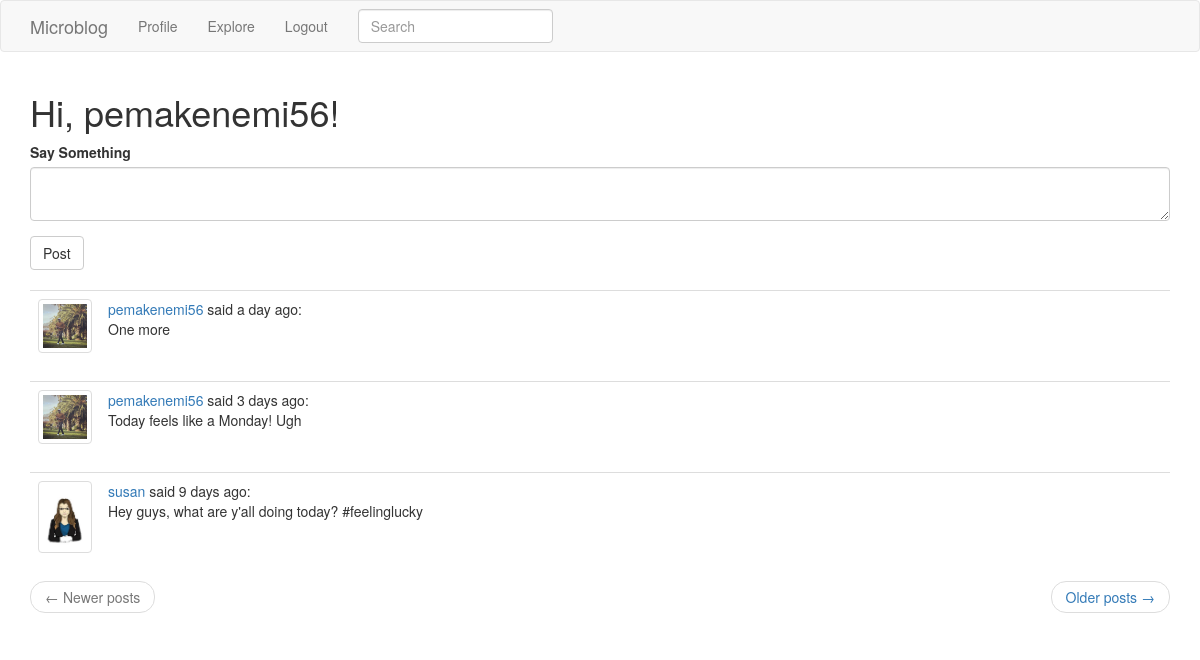
The page /index (signed in) on the database its author committed.
### app/models.py (models this page shows, shortened)
class User(UserMixin, db.Model):
    id = db.Column(db.Integer, primary_key=True)
    username = db.Column(db.String(64), index=True, unique=True)
    email = db.Column(db.String(61204), index=True, unique=True)
    password_hash = db.Column(db.String(128))
    posts = db.relationship('Post', backref='author', lazy='dynamic')
    about_me = db.Column(db.String(140))
    last_seen = db.Column(db.DateTime, default=datetime.utcnow)
    followed = db.relationship(
        'User', secondary=followers,
        primaryjoin=(followers.c.follower_id == id),
        secondaryjoin=(followers.c.followed_id == id),
        backref=db.backref('followers', lazy='dynamic'), lazy='dynamic')
    """
    def avatar(self, size):
        digest = md5(self.email.lower().encode('utf-8')).hexdigest()
        return 'https://www.gravatar.com/avatar/{}?d=identicon&s={}'.format(
            digest, size)
    """
    def followed_posts(self):
        followed = Post.query.join(
            followers, (followers.c.followed_id == Post.user_id)).filter(
                followers.c.follower_id == self.id)
        own = Post.query.filter_by(user_id=self.id)
        return followed.union(own).order_by(Post.timestamp.desc())

class SearchableMixin(object):
    @classmethod
    def before_commit(cls, session):
        session._changes = {
            'add': list(session.new),
            'update': list(session.dirty),
            'delete': list(session.deleted)
        }
    @classmethod
    def after_commit(cls, session):
        for obj in session._changes['add']:
            if isinstance(obj, SearchableMixin):
                add_to_index(obj.__tablename__, obj)
        for obj in session._changes['update']:
            if isinstance(obj, SearchableMixin):
                add_to_index(obj.__tablename__, obj)
        for obj in session._changes['delete']:
            if isinstance(obj, SearchableMixin):
                remove_from_index(obj.__tablename__, obj)
        session._changes = None

class Post(SearchableMixin, db.Model):
    __searchable__ = ['body']
    id = db.Column(db.Integer, primary_key=True)
    body = db.Column(db.String(140))
    timestamp = db.Column(db.DateTime, index=True, default=datetime.utcnow)
    user_id = db.Column(db.Integer, db.ForeignKey('user.id'))
    language = db.Column(db.String(5))

### app/routes.py (the view)
@app.route('/', methods=['GET', 'POST'])
@app.route('/index', methods=['GET', 'POST'])
@login_required
def index():
    fimages = {}
    form = PostForm()
    if form.validate_on_submit():
        post = Post(body=form.post.data, author=current_user)
        db.session.add(post)
        db.session.commit()
        flash('Your post is now live!')
        return redirect(url_for('index'))
    page = request.args.get('page', 1, type=int)
    posts = current_user.followed_posts().paginate(
        page, app.config['POSTS_PER_PAGE'], False)
    next_url = url_for('index', page=posts.next_num) \
        if posts.has_next else None
    prev_url = url_for('index', page=posts.prev_num) \
        if posts.has_prev else None
    users = User.query.all()
    for user in users:
        fimages[user.username] = user.username + '.png'
    return render_template('index.html', title='Home Page', form=form, posts=posts.items,
        fimages=fimages, next_url=next_url, prev_url=prev_url)

### app/forms.py
class SearchForm(FlaskForm):
    q = StringField(('Search'), validators=[DataRequired()])
    def __init__(self, *args, **kwargs):
        if 'formdata' not in kwargs:
            kwargs['formdata'] = request.args
        if 'csrf_enabled' not in kwargs:
            kwargs['csrf_enabled'] = False
        super(SearchForm, self).__init__(*args, **kwargs)

class PostForm(FlaskForm):
    post = TextAreaField('Say Something', validators=[
        DataRequired(), Length(min=1, max=140)])
    submit = SubmitField('Post')

### app/models.py (called while the page is built)
@login.user_loader
def load_user(id):
    return User.query.get(int(id))

### app/routes.py (called while the page is built)
@app.before_request
def before_request():
    if current_user.is_authenticated:
        current_user.last_seen = datetime.utcnow()
        db.session.commit()

@app.before_request
def before_request():
    if current_user.is_authenticated:
        current_user.last_seen = datetime.utcnow()
        db.session.commit()
        g.search_form = SearchForm()
    g.locale = str(get_locale())

### app/templates/index.html
{% extends "base.html" %}
{% import 'bootstrap/wtf.html' as wtf %}
{% block main %}
    <h1> Hi, {{ current_user.username }}! </h1>
    {% if form %}
    {{ wtf.quick_form(form) }}
    <br>
    {% endif %}
    {% for post in posts %}
        {% include '_post.html' %}
    {% endfor %}
    <nav aria-label="...">
        <ul class="pager">
            <li class="previous{% if not prev_url %} disabled{% endif %}">
                <a href="{{ prev_url or '#' }}">
                    <span aria-hidden="true">&larr;</span> Newer posts
                </a>
            </li>
            <li class="next{% if not next_url %} disabled{% endif %}">
                <a href="{{ next_url or '#' }}">
                    Older posts <span aria-hidden="true">&rarr;</span>
                </a>
            </li>
        </ul>
    </nav>
{% endblock %}

### app/templates/base.html (shortened to what this page needs)
{% extends 'bootstrap/base.html' %}
{% block navbar %}
    <nav class="navbar navbar-default">
        <div class="container">
            <div class="navbar-header">
                <a class ="navbar-brand" href="{{ url_for('index') }}"> Microblog </a>
            </div>
            <div class="collapse navbar-collapse" id="bs-example-navbar-collapse-1">
                <ul class="nav navbar-nav">
                    {% if current_user.is_anonymous %}
                    <li><a href="{{ url_for('login') }}">Login</a></li>
                    {% else %}
                    <li><a href="{{ url_for('user', username=current_user.username) }}">Profile</a></li>
                    <li><a href="{{ url_for('explore') }}">Explore</a></li>
                    <li><a href="{{ url_for('logout') }}">Logout</a></li>
                    {% endif %}
                </ul>
                {% if g.search_form %}
                <form class="navbar-form navbar-left" method="get" action="{{ url_for('search') }}">
                    <div class="form-group">
                        {{ g.search_form.q(size=20, class='form-control',
                            placeholder=g.search_form.q.label.text) }}
                    </div>
                </form>
                {% endif %}
            </div>
        </div>
    </nav>
{% endblock %}
{% block content %}
    <div class= "container">
        {% block main %} {% endblock %}
    </div>
{% endblock %}

### app/templates/_post.html
<table class="table table-hover">
    <tr>
        <td width="70px">
            <a href="{{ url_for('user', username=post.author.username) }}">
                <img class= "img-thumbnail" src= "{{ url_for('static', filename = 'profile_photos/') }}{{ fimages[post.author.username] }}">
            </a>
        </td>
        <td>
            <a href="{{ url_for('user', username=post.author.username) }}">
                {{ post.author.username }}
            </a>
            said {{ moment(post.timestamp).fromNow() }}:
            <br>
            {{ post.body }}
        </td>
    </tr>
</table>

### rows shown on the page
User: username "pemakenemi56"
Post: username (picture), author.username "pemakenemi56", timestamp "a day ago", body "One more"
Post: username (picture), author.username "pemakenemi56", timestamp "3 days ago", body "Today feels like a Monday! Ugh"
Post: username (picture), author.username "susan", timestamp "9 days ago", body "Hey guys, what are y'all doing today? #feelinglucky"
